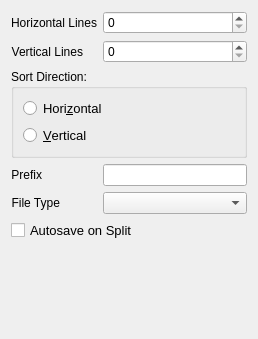
<?xml version="1.0" encoding="UTF-8"?>
<ui version="4.0">
 <class>WdgImagesplit</class>
 <widget class="QWidget" name="WdgImagesplit">
  <property name="geometry">
   <rect>
    <x>0</x>
    <y>0</y>
    <width>258</width>
    <height>339</height>
   </rect>
  </property>
  <property name="windowTitle">
   <string>Image Size</string>
  </property>
  <layout class="QVBoxLayout" name="verticalLayout">
   <item>
    <layout class="QFormLayout" name="formLayout">
     <item row="1" column="1">
      <widget class="KisIntParseSpinBox" name="intHorizontalSplitLines"/>
     </item>
     <item row="3" column="1">
      <widget class="KisIntParseSpinBox" name="intVerticalSplitLines"/>
     </item>
     <item row="4" column="0" colspan="2">
      <widget class="QGroupBox" name="groupBox">
       <property name="title">
        <string>Sort Direction:</string>
       </property>
       <layout class="QVBoxLayout" name="verticalLayout_2">
        <item>
         <widget class="QRadioButton" name="chkHorizontal">
          <property name="font">
           <font>
            <pointsize>10</pointsize>
           </font>
          </property>
          <property name="text">
           <string>Hori&amp;zontal</string>
          </property>
         </widget>
        </item>
        <item>
         <widget class="QRadioButton" name="chkVertical">
          <property name="font">
           <font>
            <pointsize>10</pointsize>
           </font>
          </property>
          <property name="text">
           <string>&amp;Vertical</string>
          </property>
         </widget>
        </item>
       </layout>
      </widget>
     </item>
     <item row="5" column="0">
      <widget class="QLabel" name="lblSuffix">
       <property name="text">
        <string>Prefix</string>
       </property>
       <property name="alignment">
        <set>Qt::AlignRight|Qt::AlignTrailing|Qt::AlignVCenter</set>
       </property>
      </widget>
     </item>
     <item row="5" column="1">
      <widget class="QLineEdit" name="lineEdit">
       <property name="enabled">
        <bool>true</bool>
       </property>
       <property name="text">
        <string/>
       </property>
      </widget>
     </item>
     <item row="7" column="0">
      <widget class="QLabel" name="lblFileType">
       <property name="text">
        <string>File Type</string>
       </property>
       <property name="alignment">
        <set>Qt::AlignRight|Qt::AlignTrailing|Qt::AlignVCenter</set>
       </property>
      </widget>
     </item>
     <item row="7" column="1">
      <widget class="QComboBox" name="cmbFileType">
       <property name="sizePolicy">
        <sizepolicy hsizetype="Expanding" vsizetype="Fixed">
         <horstretch>0</horstretch>
         <verstretch>0</verstretch>
        </sizepolicy>
       </property>
      </widget>
     </item>
     <item row="9" column="0" colspan="2">
      <widget class="QCheckBox" name="chkAutoSave">
       <property name="font">
        <font>
         <pointsize>10</pointsize>
        </font>
       </property>
       <property name="text">
        <string>Autosave on Split</string>
       </property>
      </widget>
     </item>
     <item row="1" column="0">
      <widget class="QLabel" name="lblHorizontalSplitLines">
       <property name="text">
        <string>Horizontal Lines</string>
       </property>
       <property name="alignment">
        <set>Qt::AlignRight|Qt::AlignTrailing|Qt::AlignVCenter</set>
       </property>
      </widget>
     </item>
     <item row="3" column="0">
      <widget class="QLabel" name="lblVerticalSplitLines">
       <property name="text">
        <string>Vertical Lines</string>
       </property>
       <property name="alignment">
        <set>Qt::AlignRight|Qt::AlignTrailing|Qt::AlignVCenter</set>
       </property>
      </widget>
     </item>
    </layout>
   </item>
   <item>
    <spacer name="verticalSpacer">
     <property name="orientation">
      <enum>Qt::Vertical</enum>
     </property>
     <property name="sizeHint" stdset="0">
      <size>
       <width>20</width>
       <height>2</height>
      </size>
     </property>
    </spacer>
   </item>
  </layout>
 </widget>
 <customwidgets>
  <customwidget>
   <class>KisIntParseSpinBox</class>
   <extends>QSpinBox</extends>
   <header>kis_int_parse_spin_box.h</header>
  </customwidget>
 </customwidgets>
 <resources/>
 <connections/>
</ui>
